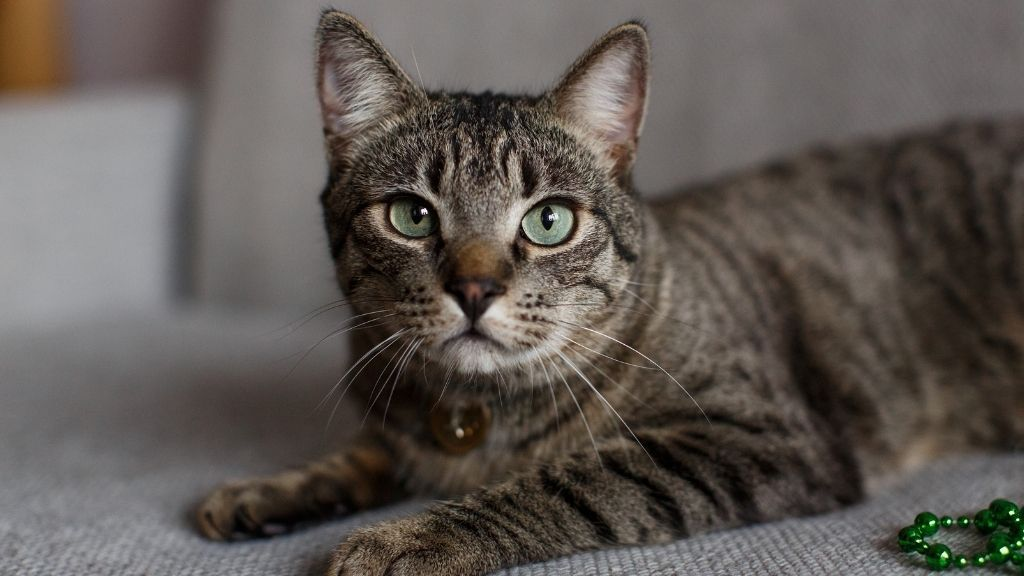
//> input picture FSIV/P4/img.jpg, 1024 x 576 px
$ ./assignment4 img.jpg   (built with g++ and OpenCV 4)
//> lines starting //> are read from the running program, lines starting //| are printed output that depends on the picture
/****************************************
 * Autor: Francisco Javier Perez Castillo
 * Universidad de Córdoba (Spain)
 *
 * Magnitude of Derivative:
 *  Write a prgram that reads an image from file, converts it to gray scale and computes the
 *  magnitude of the derivative using the Sobel filter. You have to use your own implementation
 *  of applyKernel, based on the one you did for the previous assigment.
 *
 *  In order to avoid overflow problems, you will convert the input grey scale image into a
 *  floating point image and will do the convolution. In this case, both the image and the
 *  kernel will be floating point pixels.
 *
 *  The resulting magnitude image, will need to be transformed into a grey scale image.
 *  You will have to scale the magnitude into a [0,255] uchar image.
 *
 *  You can use the following opencv functions:
 *
 *  cv::Mat::convertTo, cv::minMaxLoc,cv::normalize
 *
 * **************************************/

/*
 * Documentation:
    - converTo() : https://docs.opencv.org/4.5.3/d3/d63/classcv_1_1Mat.html#adf88c60c5b4980e05bb556080916978b
    - normalize(): https://docs.opencv.org/4.5.3/d2/de8/group__core__array.html#ga87eef7ee3970f86906d69a92cbf064bd
*/


#include <opencv2/core/core.hpp> //core routines
#include <opencv2/highgui/highgui.hpp>//imread,imshow,namedWindow,waitKey
#include <iostream>

using namespace std;
using namespace cv;


void magnitude(const cv::Mat &derivativeX, const cv::Mat &derivativeY, cv::Mat &magnitude) {

    //We go around the image
    for(int x=0 ; x<magnitude.rows; x++){
        for(int y=0 ; y<magnitude.cols; y++){
            //We take both value of the derivatives at the same X,Y coords
            int valX = derivativeX.at<float>(x,y);
            int valY = derivativeY.at<float>(x,y);
            //The value of the ecuation will be the value of our magnitude image
            magnitude.at<float>(x,y) = sqrt(pow(valX, 2)+pow(valY, 2));
        }
    }

}


void applyKernel(const Mat &in, Mat &out, const Mat &kernel){
    //We check if the kernel is kernel is correct in terms of size

    if(kernel.cols <=1){
        cout << "Error, your kernel size is wrong" << endl;
        return;
    }

    //We calculate the radius of the kernel
    int size = kernel.cols;
    int kernel_radio = kernel.cols/2;

    for(int x=0 ; x<in.rows ; x++){ //Where x and y are the position of the image's pixels
        for(int y=0 ; y<in.cols ; y++){
            //Now we are on the pixel where we apply the kernel
            float sum_val= 0.0;
            //We go around the kernel
            for(int kx=((size*(-1))+(size/2))+1; kx<size-(size/2); kx++) {
                for(int ky=((size*(-1))+(size/2))+1; ky<size-(size/2); ky++){
                    if((kx+x < 0) || (ky+y < 0) || (kx+x >= in.rows) || (ky+y >= in.cols)){
                        sum_val = sum_val + 0;
                    } else {
                        sum_val = sum_val + (in.at<float>(x+kx, y+ky) * kernel.at<float>(kx+kernel_radio,ky+kernel_radio));
                    }
                }
            }
            //Once we have the "mean" of the value around the pixel, we can change the value in our aux image
            out.at<float>(x,y) = sum_val;
        }
    }
}


int main(int argc,char **argv){
try {

    //We check that user introduce only one image
    if(argc!=2){
        cerr<<"Error, you have to insert an image as an argument"<<endl;
        return 0;
    }

    //We save the image in a variable in grey scale
    Mat img = imread(argv[1], IMREAD_GRAYSCALE);
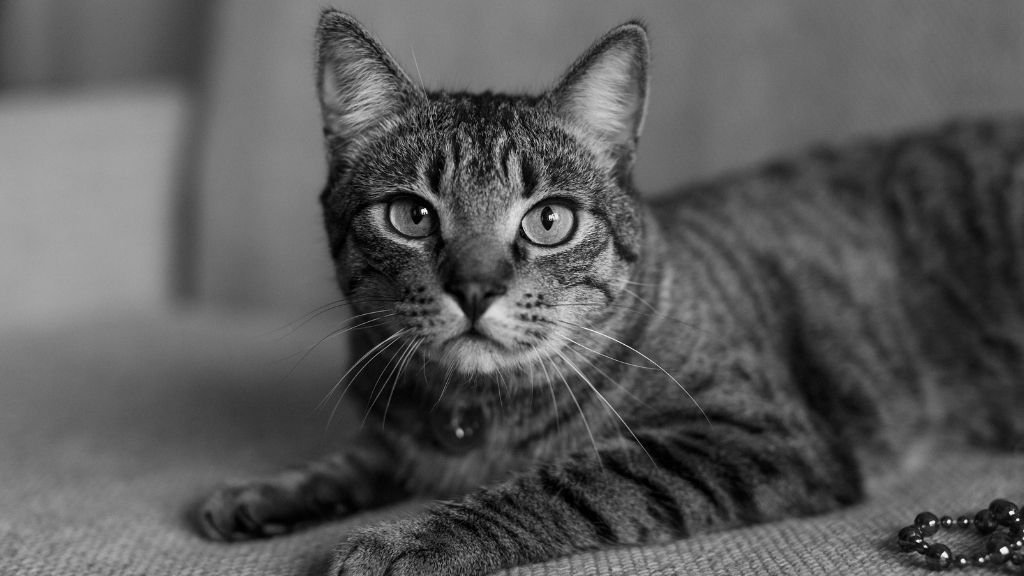
//> img: 576 rows x 1024 cols, CV_8UC1; min 0, max 253, mean 89.6

    if(img.rows == 0){
        cerr << "Error, your image is empty or you wrote image's name wrongly" << endl;
        return 0;
    }

    Mat user_image;
    img.convertTo(user_image, CV_32FC1);

    //We create different images to calculate the derivatives and the magnitude.
    Mat kernelX_result = user_image.clone();
    Mat kernelY_result = user_image.clone();
    Mat magnitude_image = user_image.clone();


    //We create the matrix that will have the values of our kernels
    float sobel_x[] = { -1, 0, 1,
                        -2, 0, 2,
                        -1, 0, 1  };

    float sobel_y[] = {  1,  2,  1,
                         0,  0,  0,
                        -1, -2, -1  };
    //Creation of the kernels
    Mat sobel_kernelX(3, 3, CV_32FC1, sobel_x);
    Mat sobel_kernelY(3, 3, CV_32FC1, sobel_y);

    //We apply this kernels to our image with the applyKernel method
    applyKernel(user_image, kernelX_result, sobel_kernelX);
//> after the loop in applyKernel, `for(int x=0 ; x<in.rows ; x++)`:
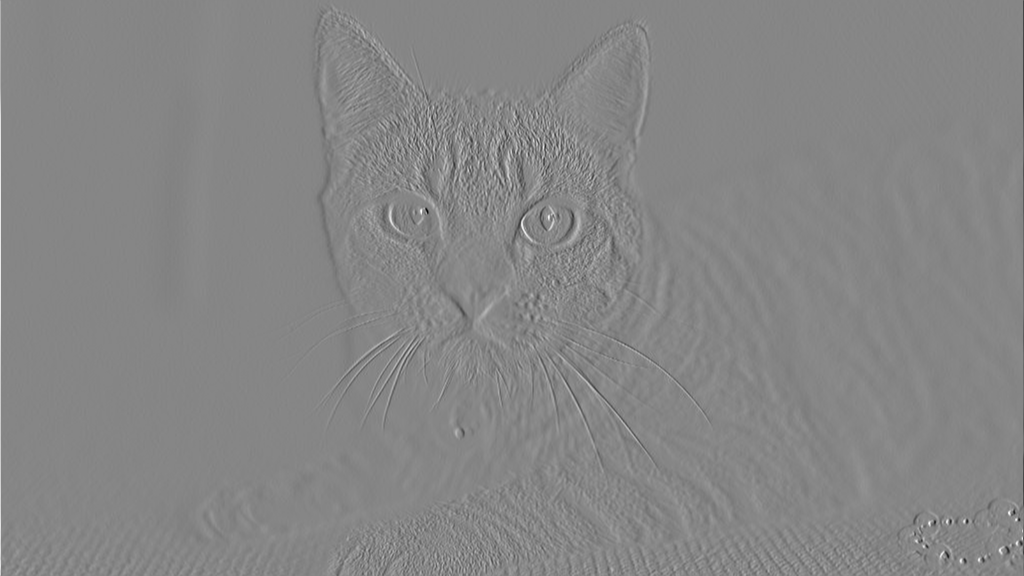
//> out: 576 rows x 1024 cols, CV_32FC1; min -897, max 808, mean -0.2; drawn with min black and max white
    applyKernel(user_image, kernelY_result, sobel_kernelY);
//> after the loop in applyKernel (call 2), `for(int x=0 ; x<in.rows ; x++)`:
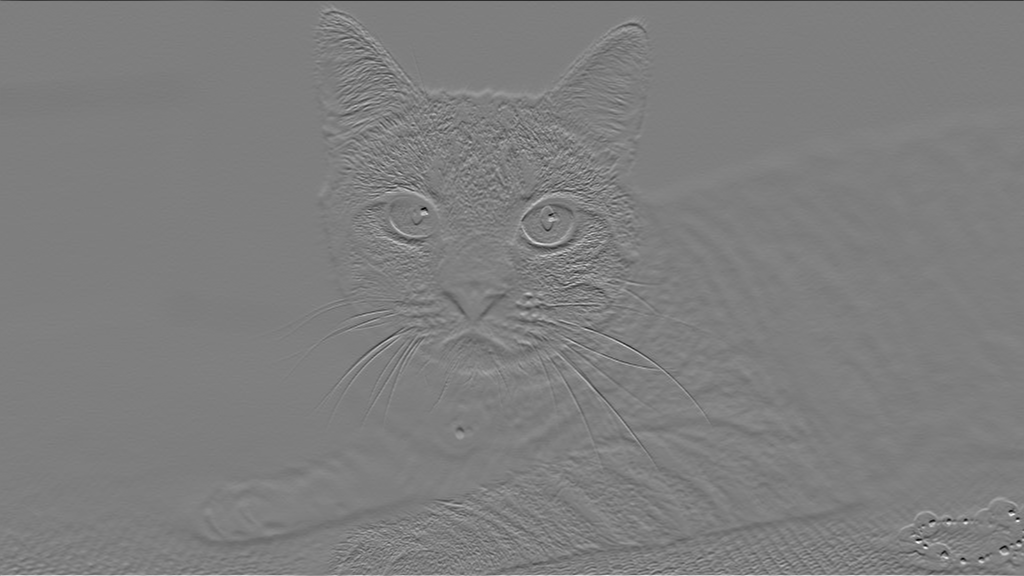
//> out: 576 rows x 1024 cols, CV_32FC1; min -812, max 824, mean 0; drawn with min black and max white

    //We calculate the magnitude values for our final image
    magnitude(kernelX_result, kernelY_result, magnitude_image);
//> after the loop in magnitude, `for(int x=0 ; x<magnitude.rows; x++)`:
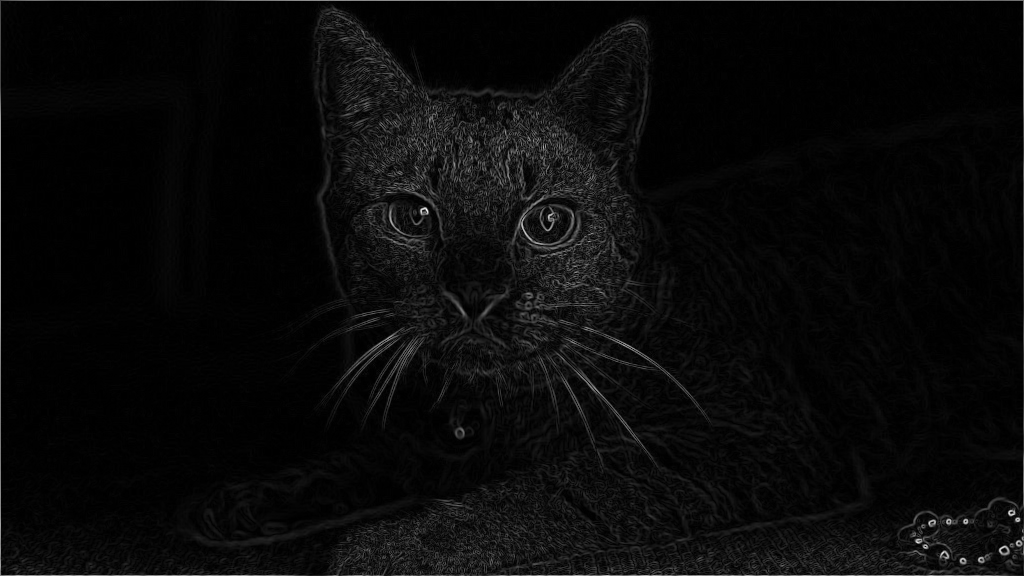
//> magnitude: 576 rows x 1024 cols, CV_32FC1; min 0, max 973.9, mean 38; drawn with min black and max white

    //We have to normalize the value of the image
    Mat normalized_image = magnitude_image.clone();
    normalize(magnitude_image, normalized_image, 100, NORM_MINMAX);


    //We show the original image and the result
    namedWindow("Original image");
    imshow("Original image", img);

    namedWindow("Modified image");
    imshow("Modified image", normalized_image);

    waitKey(0);

} catch (exception &ex) {
    cout<<ex.what()<<endl;
}

}
